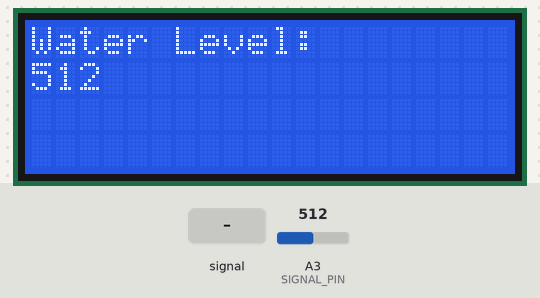
This sketch was run on a simulated Arduino Uno, built with avr-gcc and run on an emulated ATmega328P. On the bench: 20×4 character LCD. Inputs (shaded band) come from the test bench; at power-on: A3 (SIGNAL_PIN) = 512.

Above: at 1.2 s.
1.3 s: A3 (SIGNAL_PIN) fed a 200 Hz sine of ±81 counts around its level
At 2.9 s:
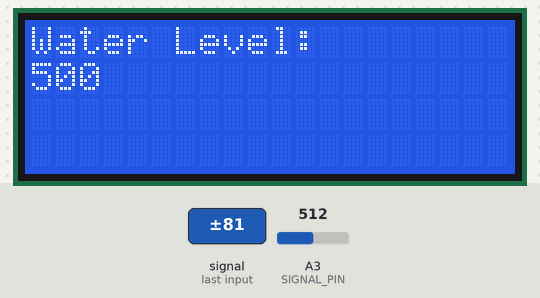
4.6 s: A3 (SIGNAL_PIN) set to 716
At 6.2 s:
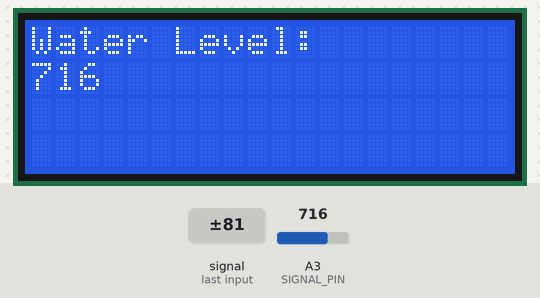
6.7 s: A3 (SIGNAL_PIN) fed a 1000 Hz sine of ±255 counts around its level
At 8.0 s:
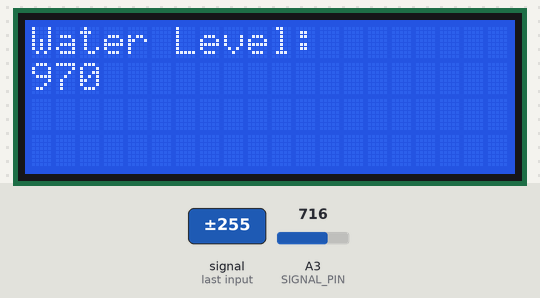
9.7 s: A3 (SIGNAL_PIN) set to 900
11.8 s: A3 (SIGNAL_PIN) set to 1023
At 13.1 s:
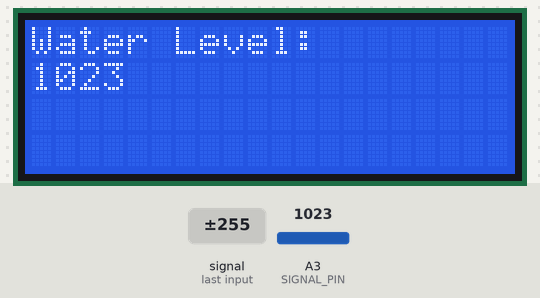
Timing chart, 0 to 14.8 s (numbered marks = the images above; inputs shaded):
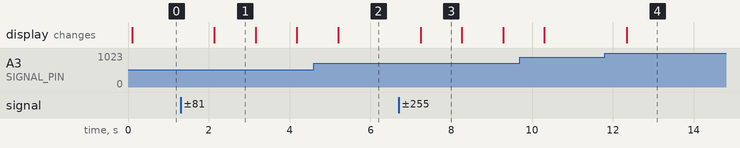

Measured:
- after the input at 1.3 s, the display: changes after 0.84 s (image 1)
- after the input at 6.7 s, the display: changes after 0.54 s (image 3)
- after the input at 11.8 s, the display: changes after 0.54 s (image 4)
- what the display in image 1 shows lasts 1.1 s, from 2.1 s to 3.2 s

The sketch:

LCD.ino
```cpp
#include <LiquidCrystal_I2C.h>

LiquidCrystal_I2C lcd(0x27,20,4);  // set the LCD address to 0x27 for a 16 chars and 2 line display

#define POWER_PIN  7
#define SIGNAL_PIN A3

int value=0;


void setup()
{
  Serial.begin(2 * 9600);
  pinMode(POWER_PIN, OUTPUT);
  digitalWrite(POWER_PIN, LOW);

  lcd.init();
  lcd.backlight();
  lcd.clear();
  lcd.setCursor(0,0);  // top line of display
  lcd.print("Water Level:");
}


void loop()
{
  // Raise pin 7 for 10ms to power water sensor, and take a reading before powering off again
  digitalWrite(POWER_PIN, HIGH);
  delay(10);
  value = analogRead(SIGNAL_PIN);
  digitalWrite(POWER_PIN, LOW);

  //Serial.print("Sensor value: ");
  //Serial.println(value);

  lcd.setCursor(0,1);   // bottom line of the display
  lcd.print("      ");  // clear line
  lcd.setCursor(0,1);
  lcd.print(value);

  delay(1000);  // sleep for one second
}
```
